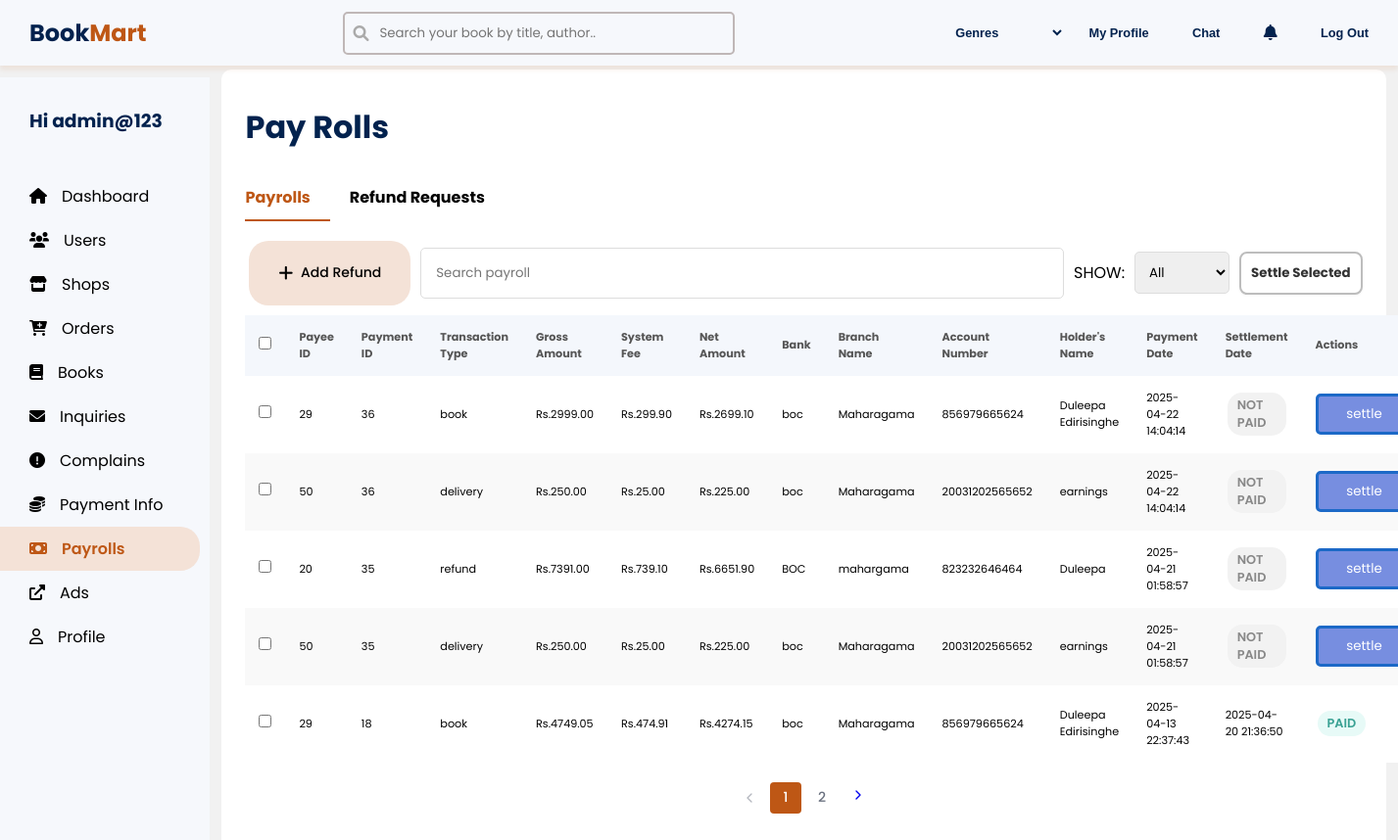
/public/admin/payRolls (signed in), run on the app's committed database.
### tables this page shows
CREATE TABLE `payroll` (
  `id` int(11) NOT NULL,
  `payee_id` int(11) NOT NULL,
  `order_id` int(11) NOT NULL,
  `payment_id` int(11) NOT NULL,
  `transaction_type` enum('book','delivery','refund') NOT NULL,
  `gross_amount` decimal(10,2) NOT NULL,
  `system_fee` decimal(10,2) NOT NULL,
  `net_amount` decimal(10,2) NOT NULL,
  `bank` varchar(255) NOT NULL,
  `branch_name` varchar(255) NOT NULL,
  `account_number` varchar(255) NOT NULL,
  `account_name` varchar(255) NOT NULL,
  `payment_date` datetime DEFAULT current_timestamp(),
  `settlement_status` enum('pending','paid') DEFAULT 'pending',
  `settlement_date` datetime DEFAULT NULL
);

### app/controllers/Admin.php (called while the page is built, shortened)
<?php
class Admin extends Controller {
    public function payRolls() {
        $refundModel = new RefundRequest();
        $payrollModel = new payRoll();
        $tab = isset($_GET['tab']) ? $_GET['tab'] : 'new-add';
        $currentPage = isset($_GET['page']) ? (int)$_GET['page'] : 1;
        $refundPage = isset($_GET['refund_page']) ? (int)$_GET['refund_page'] : 1;
        $limit = 5;
        $payrollOffset = ($currentPage - 1) * $limit;
        $payrollModel->setLimit($limit);
        $payrollModel->setOffset($payrollOffset);
        $payrollFilterStatus = isset($_GET['status']) ? $_GET['status'] : 'all';
        $baseConditions = [];
        if ($payrollFilterStatus !== 'all') {
            $baseConditions['settlement_status'] = $payrollFilterStatus;
            $allPayrolls = $payrollModel->where($baseConditions);
            $totalPayrolls = $payrollModel->count($baseConditions);
        } else {
            $allPayrolls = $payrollModel->findAll();
            $totalPayrolls = $payrollModel->countAll();
        }
        $totalPayrollPages = ceil($totalPayrolls / $limit);
        $refundOffset = ($refundPage - 1) * $limit;
        $refundModel->setLimit($limit);
        $refundModel->setOffset($refundOffset);
        $refundFilterStatus = isset($_GET['refund_status']) ? $_GET['refund_status'] : 'all';
        $refundConditions = [];
        if ($refundFilterStatus !== 'all') {
            $refundConditions['status'] = $refundFilterStatus;
            $refunds = $refundModel->where($refundConditions);
            $totalRefunds = $refundModel->count($refundConditions);
        } else {
            $refunds = $refundModel->findAll();
            $totalRefunds = $refundModel->countAll();
        }
        $totalRefundPages = ceil($totalRefunds / $limit);
        $this->view('adminPayRoll', [
            'payrolls' => $allPayrolls,
            'refundRequests' => $refunds,
            'currentPage' => $currentPage,
            'refundPage' => $refundPage,
            'totalPayrollPages' => $totalPayrollPages,
            'totalRefundPages' => $totalRefundPages,
            'filterStatus' => $payrollFilterStatus,
            'refundFilterStatus' => $refundFilterStatus,
            'totalPayrolls' => $totalPayrolls,
            'totalRefunds' => $totalRefunds,
            'tab' => $tab
        ]);
    }
}

### public/index.php (called while the page is built, shortened)
<?php
require "../app/core/init.php";
$app = new App;
$app->loadController();

### app/core/Database.php (called while the page is built, shortened)
<?php
Trait Database{
    private $pdo;
    protected function connect() {
        if (!$this->pdo) {
            $string = "mysql:hostname=" . DBHOST . ";dbname=" . DBNAME;
            $this->pdo = new PDO($string, DBUSER, DBPASS);
        }
        return $this->pdo;
    }
    public function query($query,$data = []){
        $conn = $this->connect();
        $stm=$conn->prepare($query);
        $check = $stm->execute($data);
        if($check){
            $result = $stm->fetchAll(PDO::FETCH_OBJ);
            if(is_array($result) && count($result)){
                return $result;
            }
        }
        return false;
    }
}

### app/core/Model.php (called while the page is built, shortened)
<?php
Trait Model{
    protected $limit = 10;
    protected $offset ='0';
    protected $order_column = "id";
    protected $order_type = "desc";
    public function setLimit($limit) {
        $this->limit = $limit;
    }
    public function setOffset($offset) {
        $this->offset = $offset;
    }
    public function findAll(){
        $query="SELECT * FROM $this->table ";
        $query .="order by $this->order_column $this->order_type limit $this->limit offset $this->offset" ;
        return $this->query($query);
    }
    public function countAll(){
         $query = "SELECT COUNT(*) as total FROM $this->table";
         $result = $this->query($query);
         return $result ? $result[0]->total : 0 ;
    }
}

### app/core/init.php (called while the page is built, shortened)
<?php
spl_autoload_register(function($classname){
    $filename = "../app/models/".ucfirst($classname). ".php";
});
require 'Database.php';
require 'Model.php';

### app/views/adminPayRoll.view.php (the view, shortened to what this page needs)
<!DOCTYPE html>
<html lang="en">
<head>
    <link rel="stylesheet" href="<?= ROOT ?>/assets/CSS/adminAdd.css">
    <link rel="stylesheet" href="https://cdnjs.cloudflare.com/ajax/libs/font-awesome/6.0.0-beta3/css/all.min.css">
</head>
<body>
    <?php include 'secondaryNavBar.view.php';?>
    <?php include 'commonSidebar.view.php'; ?>
    <div class="container">
        <div class="box">
             <div class="page-title">
                <h1 class="inventory-title">Pay Rolls</h1><br>
             </div>
             <nav class="tabs">
                <button class="tab-button active first-child" onclick="showTab('new-add')" id="new-add-button" >Payrolls</button>
                <button class="tab-button" onclick="showTab('refund-req')" id="refund-req-button">Refund Requests</button>
            </nav>
            <div class="tab-content" id="new-add" >
                <div class="add-toolbar">
                    <button class="add-bttn"><span class="compose-icon"><i class="fa-solid fa-plus"></i></span>Add Refund</button>
                    <input type="text" placeholder="Search payroll" class="add-search-bar" id="searchInput" onkeyup="searchStores()">
                    <div class="filter">
                        <label for="status-filter">SHOW:</label>
                        <select id="status-filter" class="status-filter">
                            <option value="all" <?= $filterStatus === 'all' ? 'selected' : '' ?>>All</option>
                        </select>
                    </div>
                    <button id="settle-selected" class="settle-selected-btn">Settle Selected</button>
                </div>
                <?php if (!empty($payrolls)) : ?>
                    <table class="add-table">
                        <thead>
                            <tr>
                                <th><input type="checkbox" id="select-all-checkbox"></th>
                                <th>Payee ID</th>
                                <th>Payment ID</th>
                                <th>Transaction Type</th>
                                <th>Gross Amount</th>
                                <th>System Fee</th>
                                <th>Net Amount</th>
                                <th>Bank</th>
                                <th>Branch Name</th>
                                <th>Account Number</th>
                                <th>Holder's Name</th>
                                <th>Payment Date</th>
                                <th>Settlement Date</th>
                                <th>Actions</th>
                            </tr>
                        </thead>
                        <tbody>
                            <?php foreach ($payrolls as $payroll) : ?>
                                <tr>
                                    <td><input type="checkbox" class="payroll-checkbox" value="<?= $payroll->id ?>"></td>
                                    <td><?= htmlspecialchars($payroll->payee_id) ?></td>
                                    <td><?= htmlspecialchars($payroll->payment_id) ?></td>
                                    <td><?= htmlspecialchars($payroll->transaction_type) ?></td>
                                    <td>Rs.<?= htmlspecialchars($payroll->gross_amount) ?></td>
                                    <td>Rs.<?= htmlspecialchars($payroll->system_fee) ?></td>
                                    <td>Rs.<?= htmlspecialchars($payroll->net_amount) ?></td>
                                    <td><?= htmlspecialchars($payroll->bank) ?></td>
                                    <td><?= htmlspecialchars($payroll->branch_name) ?></td>
                                    <td><?= htmlspecialchars($payroll->account_number) ?></td>
                                    <td><?= htmlspecialchars($payroll->account_name) ?></td>
                                    <td><?= htmlspecialchars($payroll->payment_date) ?></td>
                                    <td>
                                    <?php if ($payroll->settlement_date): ?>
                                        <?= htmlspecialchars($payroll->settlement_date) ?>
                                    <?php else: ?>
                                        <span class="tag tag-grey">Not paid</span>
                                    <?php endif; ?>
                                    </td>
                                    <td>
                                    <?php if ($payroll->settlement_status == 'pending' ): ?>
                                        <button class="resolve-btn" data-payroll="<?= $payroll->id ?>">
                                            settle
                                        </button>
                                    <?php else: ?>
                                        <span class="tag tag-green"> paid</span>
                                    <?php endif; ?>
                                    </td>
                                </tr>
                            <?php endforeach; ?>
                        </tbody>
                    </table>
                    <div class="pagination-container">
                        <div class="pagination">
                            <div class="pagination-item pagination-arrow <?= $currentPage <= 1 ? 'disabled' : '' ?>">
                                <?php if ($currentPage > 1): ?>
                                    <a href="?page=<?= $currentPage - 1 ?>&status=<?= urlencode($filterStatus) ?>&refund_page=<?= $refundPage ?>&refund_status=<?= urlencode($refundFilterStatus) ?>">
                                        <svg xmlns="http://www.w3.org/2000/svg" width="16" height="16" viewBox="0 0 24 24" fill="none"
                                            stroke="currentColor" stroke-width="2" stroke-linecap="round" stroke-linejoin="round">
                                            <polyline points="15 18 9 12 15 6"></polyline>
                                        </svg>
                                    </a>
                                <?php else: ?>
                                    <svg xmlns="http://www.w3.org/2000/svg" width="16" height="16" viewBox="0 0 24 24" fill="none"
                                        stroke="currentColor" stroke-width="2" stroke-linecap="round" stroke-linejoin="round">
                                        <polyline points="15 18 9 12 15 6"></polyline>
                                    </svg>
                                <?php endif; ?>
                            </div>
                            <?php for ($i = 1; $i <= $totalPayrollPages; $i++): ?>
                                <?php if ($i == 1 || $i == $totalPayrollPages || abs($i - $currentPage) <= 1): ?>
                                    <div class="pagination-item pagination-number <?= $currentPage == $i ? 'active' : '' ?>">
                                        <a href="?page=<?= $i ?>&status=<?= urlencode($filterStatus) ?>&refund_page=<?= $refundPage ?>&refund_status=<?= urlencode($refundFilterStatus) ?>" style="color: inherit; text-decoration: none; width: 100%; height: 100%; display: flex; align-items: center; justify-content: center;">
                                            <?= $i ?>
                                        </a>
                                    </div>
                                <?php elseif ($i == 2 && $currentPage > 3 || $i == $totalPayrollPages - 1 && $currentPage < $totalPayrollPages - 2): ?>
                                    <div class="pagination-item pagination-dots">...</div>
                                <?php endif; ?>
                            <?php endfor; ?>
                            <div class="pagination-item pagination-arrow <?= $currentPage >= $totalPayrollPages ? 'disabled' : '' ?>">
                                <?php if ($currentPage < $totalPayrollPages): ?>
                                    <a href="?page=<?= $currentPage + 1 ?>&status=<?= urlencode($filterStatus) ?>&refund_page=<?= $refundPage ?>&refund_status=<?= urlencode($refundFilterStatus) ?>">
                                        <svg xmlns="http://www.w3.org/2000/svg" width="16" height="16" viewBox="0 0 24 24" fill="none"
                                            stroke="currentColor" stroke-width="2" stroke-linecap="round" stroke-linejoin="round">
                                            <polyline points="9 18 15 12 9 6"></polyline>
                                        </svg>
                                    </a>
                                <?php endif; ?>
                            </div>
                        </div>
                    </div>
                <?php else : ?>
                    <div class="no-add-message">
                        <p>No payroll records found.</p>
                    </div>
                <?php endif; ?>
            </div>
        </div>
    </div>
</body>
</html>

### data on the page
payroll: payee "29", payment "36", transaction_type "book", gross_amount "2999.00", system_fee "299.90", net_amount "2699.10", bank "boc", branch_name "Maharagama", account_number "856979665624", account_name "Duleepa Edirisinghe", payment_date "2025-04-22 14:04:14", shows "NOT PAID"
payroll: payee "50", payment "36", transaction_type "delivery", gross_amount "250.00", system_fee "25.00", net_amount "225.00", bank "boc", branch_name "Maharagama", account_number "20031202565652", account_name "earnings", payment_date "2025-04-22 14:04:14", shows "NOT PAID"
payroll: payee "20", payment "35", transaction_type "refund", gross_amount "7391.00", system_fee "739.10", net_amount "6651.90", bank "BOC", branch_name "mahargama", account_number "823232646464", account_name "Duleepa", payment_date "2025-04-21 01:58:57", shows "NOT PAID"
payroll: payee "50", payment "35", transaction_type "delivery", gross_amount "250.00", system_fee "25.00", net_amount "225.00", bank "boc", branch_name "Maharagama", account_number "20031202565652", account_name "earnings", payment_date "2025-04-21 01:58:57", shows "NOT PAID"
payroll: payee "29", payment "18", transaction_type "book", gross_amount "4749.05", system_fee "474.91", net_amount "4274.15", bank "boc", branch_name "Maharagama", account_number "856979665624", account_name "Duleepa Edirisinghe", payment_date "2025-04-13 22:37:43", settlement_date "2025-04-20 21:36:50", settlement_status "PAID"

### other printed values
$_SESSION['username'] "admin@123"
